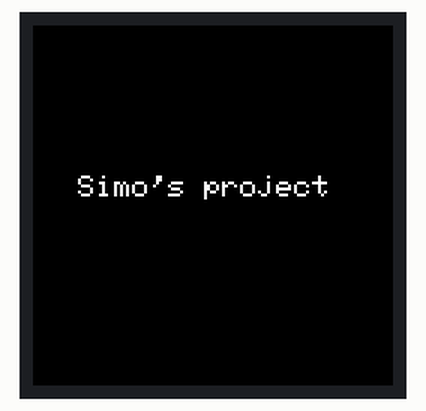
Recording of a sketch running on a simulated Arduino Uno, built with avr-gcc and run on an emulated ATmega328P. Shown: 240×240 colour display. Random numbers use the default seed unless the sketch sets one; what the sketch prints to the serial monitor is not drawn.

Above: at 0.3 s.
At 7.4 s:
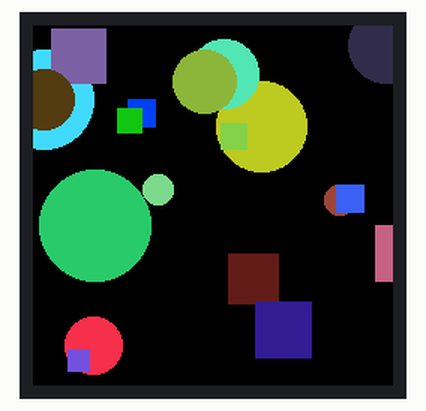
At 14.4 s:
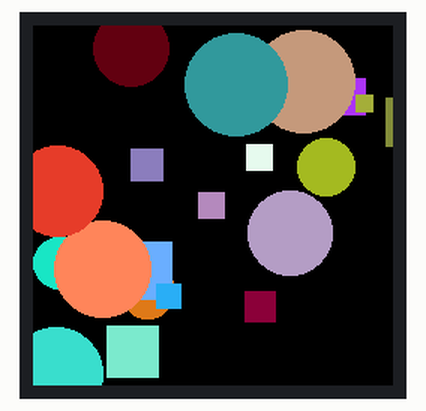
At 21.4 s:
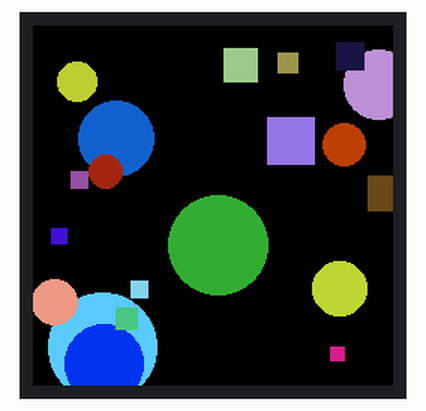
At 28.4 s:
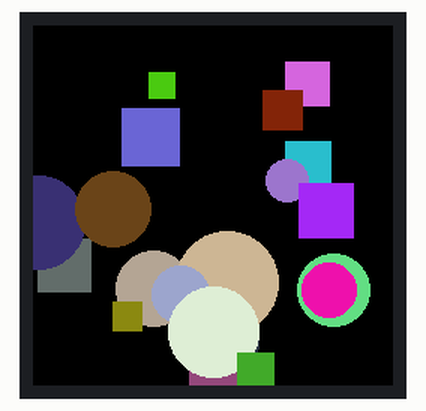
At 37.5 s:
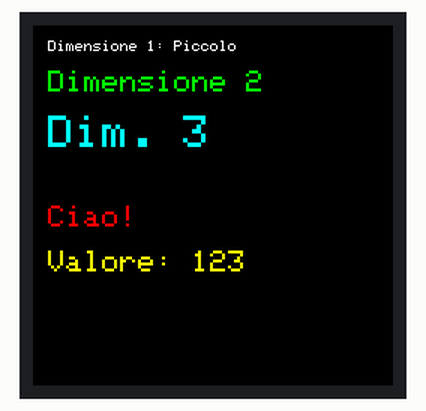

Measured:
- what the display in image 1 shows lasts 2.0 s, from 7.3 s to 9.3 s

The sketch:

TestMonitor.ino
```cpp
#include <Adafruit_GFX.h>
#include <Adafruit_ST7789.h>
#include <SPI.h>

#define TFT_CS    10
#define TFT_RST   9
#define TFT_DC    8

Adafruit_ST7789 tft = Adafruit_ST7789(TFT_CS, TFT_DC, TFT_RST);

void setup() {
  Serial.begin(9600);
  Serial.println("Inizializzazione Display IPS...");

  tft.init(240, 240, SPI_MODE2);

  tft.setRotation(2);

  tft.fillScreen(ST77XX_BLACK);

  mostraBenvenuto();
  delay(2000);

  demoGrafica();
}

void loop() {
  cicloColori();
  delay(1000);

  formeCasuali();
  delay(2000);

  demoTesto();
  delay(2000);
}

void mostraBenvenuto() {
  tft.fillScreen(ST77XX_BLACK);
  tft.setTextColor(ST77XX_WHITE);
  tft.setTextSize(2);
  tft.setCursor(30, 100);
  tft.println("Simo's project");
  tft.setCursor(50, 120);
}

void demoGrafica() {
  tft.fillScreen(ST77XX_BLACK);

  tft.drawRect(10, 10, 220, 220, ST77XX_RED);
  tft.drawRect(20, 20, 200, 200, ST77XX_GREEN);
  tft.drawRect(30, 30, 180, 180, ST77XX_BLUE);

  delay(1000);

  tft.fillCircle(120, 120, 80, ST77XX_YELLOW);
  tft.fillCircle(120, 120, 60, ST77XX_MAGENTA);
  tft.fillCircle(120, 120, 40, ST77XX_CYAN);

  delay(1000);
}

void cicloColori() {
  uint16_t colori[] = {
    ST77XX_RED, ST77XX_GREEN, ST77XX_BLUE,
    ST77XX_YELLOW, ST77XX_CYAN, ST77XX_MAGENTA,
    ST77XX_WHITE
  };

  for (int i = 0; i < 7; i++) {
    tft.fillScreen(colori[i]);
    delay(200);
  }
}

void formeCasuali() {
  tft.fillScreen(ST77XX_BLACK);

  for (int i = 0; i < 20; i++) {
    int x = random(240);
    int y = random(240);
    int r = random(10, 40);
    uint16_t colore = random(0xFFFF);

    if (i % 2 == 0) {
      tft.fillCircle(x, y, r, colore);
    } else {
      tft.fillRect(x, y, r, r, colore);
    }
  }
}

void demoTesto() {
  tft.fillScreen(ST77XX_BLACK);

  tft.setTextSize(1);
  tft.setTextColor(ST77XX_WHITE);
  tft.setCursor(10, 10);
  tft.println("Dimensione 1: Piccolo");

  tft.setTextSize(2);
  tft.setTextColor(ST77XX_GREEN);
  tft.setCursor(10, 30);
  tft.println("Dimensione 2");

  tft.setTextSize(3);
  tft.setTextColor(ST77XX_CYAN);
  tft.setCursor(10, 60);
  tft.println("Dim. 3");

  tft.setTextSize(2);
  tft.setTextColor(ST77XX_RED);
  tft.setCursor(10, 120);
  tft.println("Ciao!");

  tft.setTextColor(ST77XX_YELLOW);
  tft.setCursor(10, 150);
  tft.print("Valore: ");
  tft.println(123);
}


void scriviTesto(const char* testo, int x, int y, int dimensione, uint16_t colore) {
  tft.setTextSize(dimensione);
  tft.setTextColor(colore);
  tft.setCursor(x, y);
  tft.println(testo);
}

void scriviNumero(int numero, int x, int y, int dimensione, uint16_t colore) {
  tft.setTextSize(dimensione);
  tft.setTextColor(colore);
  tft.setCursor(x, y);
  tft.println(numero);
}

void pulisciSchermo(uint16_t colore) {
  tft.fillScreen(colore);
}
```
